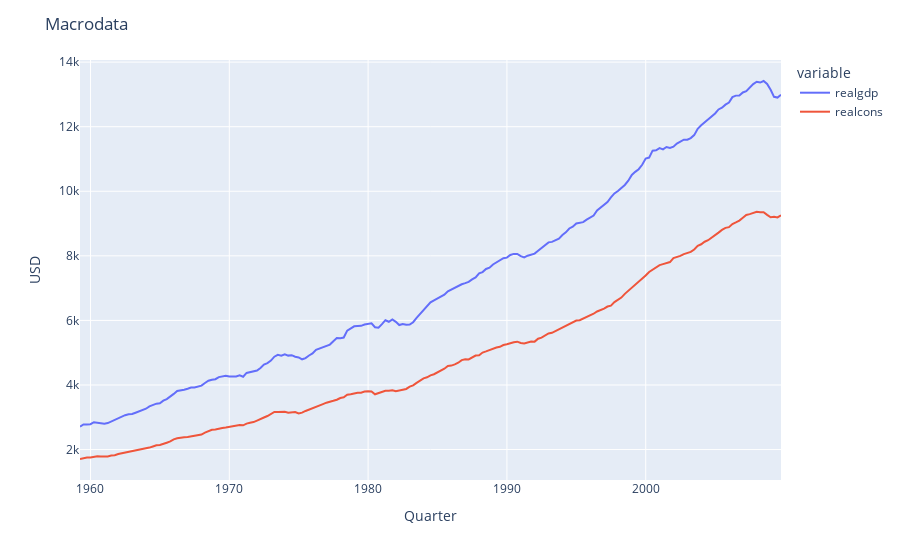

The notebook cell saved with this chart:
### Code cell
fig = px.line(data)
fig.update_layout(title='Macrodata',
                   xaxis_title='Quarter',
                   yaxis_title='USD')
fig.show()

### Figure 1 — Plotly figure (JSON) as saved in the notebook; plotly's stock layout.template omitted (floating-point values rounded to 4 significant figures; data arrays with more than 128 entries replaced by an {"elided": "..."} marker saying what was removed)
{"data": [{"hovertemplate": "variable=realgdp<br>index=%{x}<br>value=%{y}<extra></extra>", "legendgroup": "realgdp", "line": {"color": "#636efa", "dash": "solid"}, "mode": "lines", "name": "realgdp", "orientation": "v", "showlegend": true, "type": "scatter", "x": {"elided": "203 str values"}, "xaxis": "x", "y": {"elided": "203 float values"}, "yaxis": "y"}, {"hovertemplate": "variable=realcons<br>index=%{x}<br>value=%{y}<extra></extra>", "legendgroup": "realcons", "line": {"color": "#EF553B", "dash": "solid"}, "mode": "lines", "name": "realcons", "orientation": "v", "showlegend": true, "type": "scatter", "x": {"elided": "203 str values"}, "xaxis": "x", "y": {"elided": "203 float values"}, "yaxis": "y"}], "layout": {"legend": {"title": {"text": "variable"}, "tracegroupgap": 0}, "margin": {"t": 60}, "title": {"text": "Macrodata"}, "xaxis": {"anchor": "y", "domain": [0, 1], "title": {"text": "Quarter"}}, "yaxis": {"anchor": "x", "domain": [0, 1], "title": {"text": "USD"}}}}
